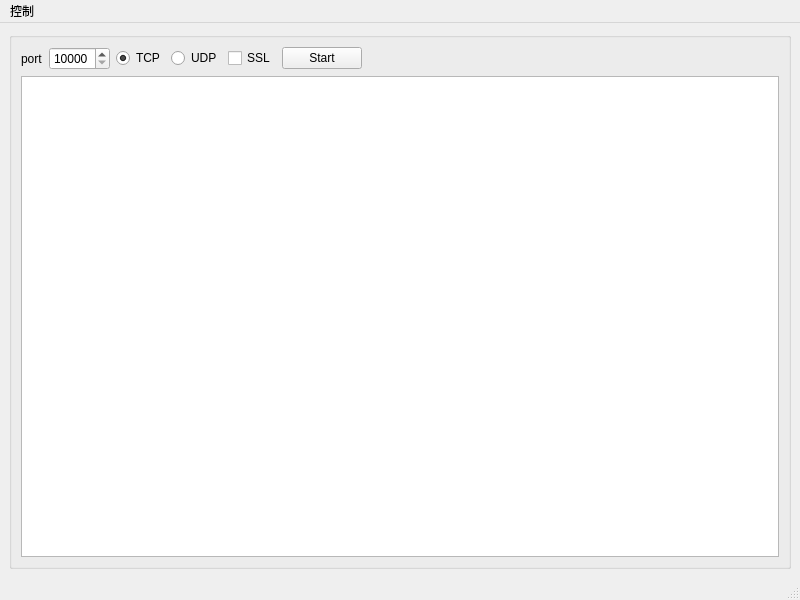
<?xml version="1.0" encoding="UTF-8"?>
<ui version="4.0">
 <class>MainWindow</class>
 <widget class="QMainWindow" name="MainWindow">
  <property name="geometry">
   <rect>
    <x>0</x>
    <y>0</y>
    <width>800</width>
    <height>600</height>
   </rect>
  </property>
  <property name="windowTitle">
   <string>MainWindow</string>
  </property>
  <widget class="QWidget" name="centralwidget">
   <layout class="QVBoxLayout" name="verticalLayout_2">
    <item>
     <widget class="QGroupBox" name="groupBox">
      <property name="title">
       <string/>
      </property>
      <layout class="QVBoxLayout" name="verticalLayout">
       <item>
        <layout class="QGridLayout" name="gridLayout">
         <item row="0" column="0">
          <layout class="QHBoxLayout" name="horizontalLayout_3">
           <item>
            <layout class="QHBoxLayout" name="horizontalLayout">
             <item>
              <widget class="QLabel" name="label">
               <property name="text">
                <string>port</string>
               </property>
              </widget>
             </item>
             <item>
              <widget class="QSpinBox" name="portSB">
               <property name="minimum">
                <number>10000</number>
               </property>
               <property name="maximum">
                <number>65535</number>
               </property>
              </widget>
             </item>
            </layout>
           </item>
           <item>
            <layout class="QHBoxLayout" name="horizontalLayout_2">
             <item>
              <widget class="QRadioButton" name="tcpRB">
               <property name="text">
                <string>TCP</string>
               </property>
               <property name="checked">
                <bool>true</bool>
               </property>
              </widget>
             </item>
             <item>
              <widget class="QRadioButton" name="udpRB">
               <property name="text">
                <string>UDP</string>
               </property>
              </widget>
             </item>
             <item>
              <widget class="QCheckBox" name="sslCB">
               <property name="text">
                <string>SSL</string>
               </property>
              </widget>
             </item>
            </layout>
           </item>
           <item>
            <widget class="QPushButton" name="startPB">
             <property name="text">
              <string>Start</string>
             </property>
            </widget>
           </item>
          </layout>
         </item>
         <item row="0" column="1">
          <spacer name="horizontalSpacer">
           <property name="orientation">
            <enum>Qt::Horizontal</enum>
           </property>
           <property name="sizeHint" stdset="0">
            <size>
             <width>338</width>
             <height>20</height>
            </size>
           </property>
          </spacer>
         </item>
         <item row="1" column="0" colspan="2">
          <widget class="QPlainTextEdit" name="infoPTE"/>
         </item>
        </layout>
       </item>
      </layout>
     </widget>
    </item>
   </layout>
  </widget>
  <widget class="QMenuBar" name="menubar">
   <property name="geometry">
    <rect>
     <x>0</x>
     <y>0</y>
     <width>800</width>
     <height>26</height>
    </rect>
   </property>
   <widget class="QMenu" name="menu">
    <property name="title">
     <string>控制</string>
    </property>
    <addaction name="actionNew_Server"/>
   </widget>
   <addaction name="menu"/>
  </widget>
  <widget class="QStatusBar" name="statusbar"/>
  <action name="actionNew_Server">
   <property name="text">
    <string>New Server</string>
   </property>
  </action>
 </widget>
 <resources/>
 <connections/>
 <buttongroups>
  <buttongroup name="buttonGroup"/>
 </buttongroups>
</ui>
